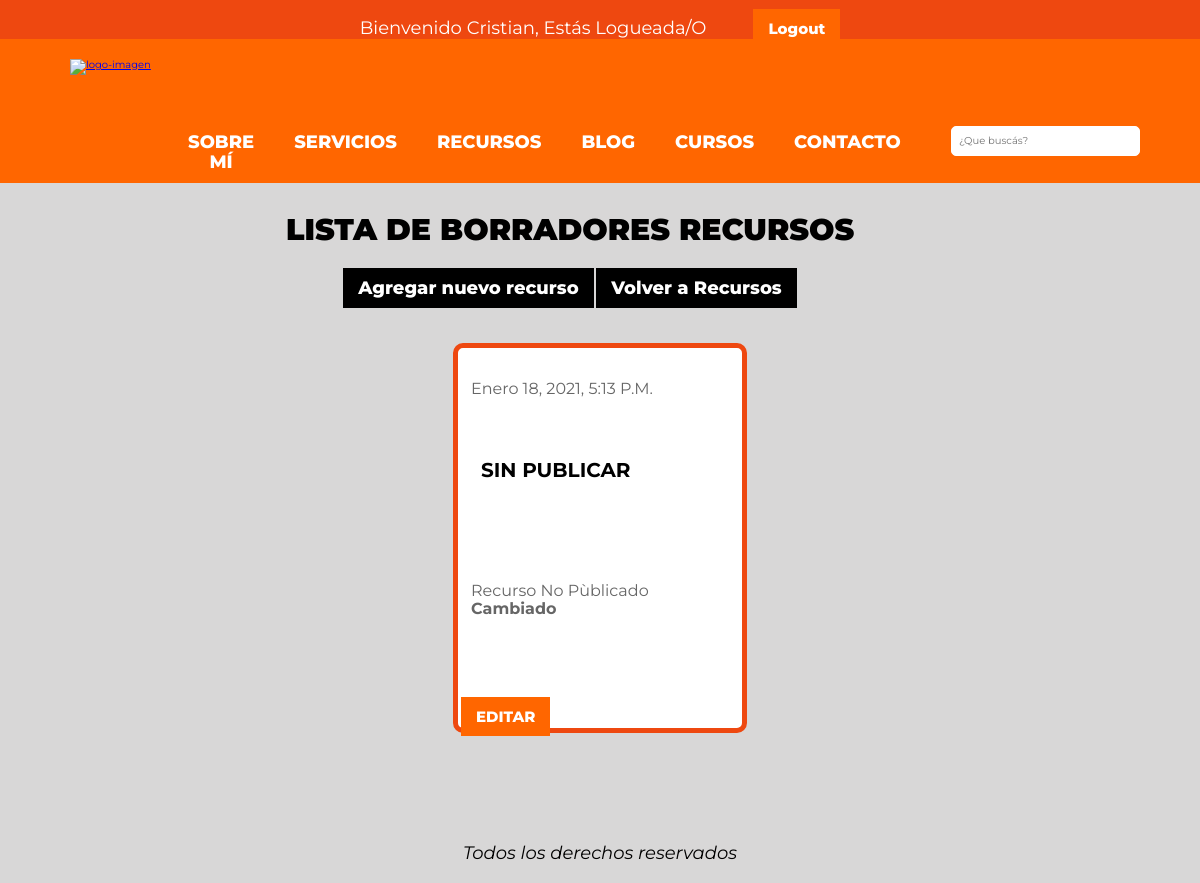
Before: /recursos/recurso/borrador/ (signed in) with the older database file.
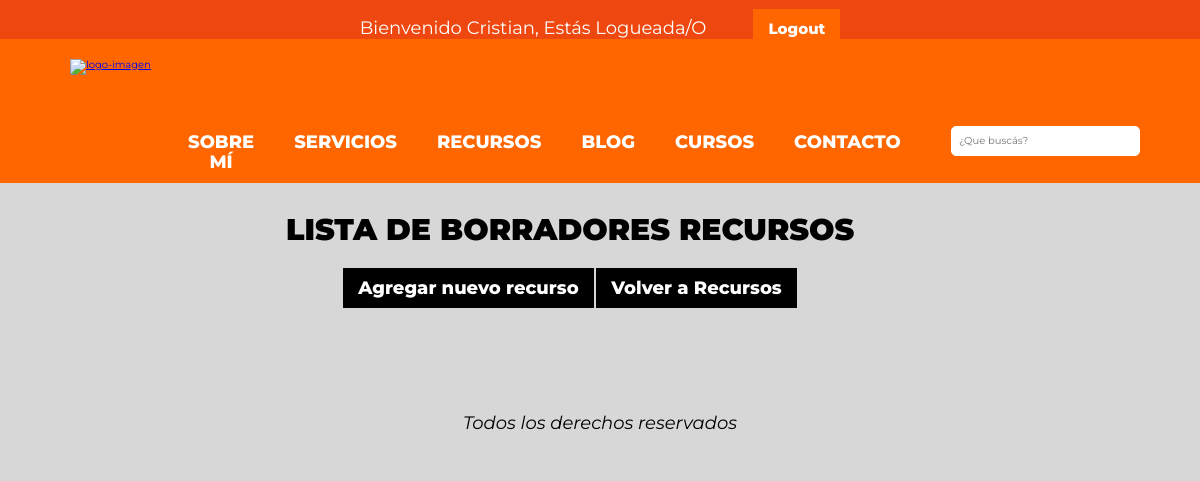
After: the same page with the newer database file.
### recursos/models.py (models this page shows, shortened)
class Recurso(models.Model):
    titulo = models.CharField(max_length=200)
    texto = RichTextField(null=True, blank=True)
    imagen = models.ImageField(upload_to='recursos', null=True, blank=True, verbose_name='Imagen de portada')
    autor = models.ForeignKey(settings.AUTH_USER_MODEL, on_delete=CASCADE)
    creado = models.DateTimeField(default=timezone.now)
    publicado = models.DateTimeField(null=True, blank=True)
    archivo = models.FileField(upload_to='archivos_recursos' ,blank=True, null=True)
    class Meta:
        verbose_name = 'recurso'
        verbose_name_plural = 'recursos'

### recursos/views.py (the view)
# urls.py: path('recurso/borrador/', views.lista_borrador_recursos, name='lista_borrador_recursos'),
@login_required
def lista_borrador_recursos(request):
    recursos_no_public = Recurso.objects.filter(publicado__isnull=True).order_by('-creado')
    return render(request, 'recursos/borrador_recursos.html', {'recursos': recursos_no_public})

### recursos/templates/recursos/borrador_recursos.html (shortened to what this page needs)
{% extends 'blog/layout.html' %}
{% block content %}
<div class="contenedor contenedor-lista-borrador">
    <h2><strong>Lista de borradores Recursos </strong></h2>
    <a href="{% url 'recursos:nuevo_recurso' %}" id="Nuevo_post" class="boton boton-lista-post">Agregar nuevo recurso</a>
    <a href="{% url 'recursos:recursos' %}" class="boton boton-lista-post" >Volver a Recursos</a>
</div>
<main class="contenedor-blog-interno">
    {% for recurso in recursos %}
        <div class="contenido-blog">
            <p>{{ recurso.creado }}</p>
            <h2>{{ recurso.titulo }}</h2>
            <p>{{ recurso.texto|truncatewords:15|safe }}</p>
            <a href="{% url 'recursos:editar_recurso' pk=recurso.pk %}" class="boton boton-blog">Editar</a>
        </div>
    {% endfor %}
</main>
{% endblock %}

Changed rows visible on the page:
removed Recurso: creado "Enero 18, 2021, 5:13 P.m.", titulo "SIN PUBLICAR", texto "Recurso No Pùblicado Cambiado"
